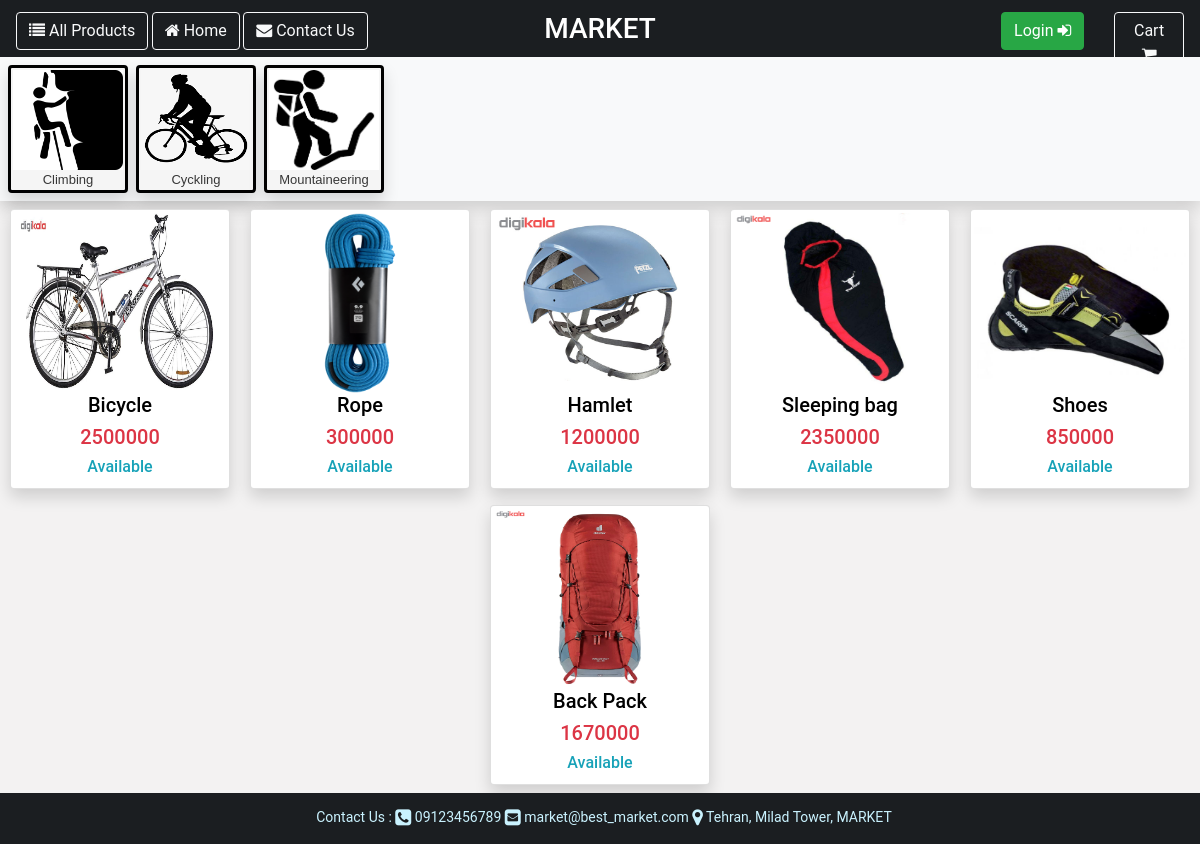
The app's page /product/ with its own data.
### product/models.py (models this page shows, shortened)
class Category(BaseModel):
    name = models.CharField(verbose_name=_('english name'), max_length=30, help_text=_('enter name in english'),
                            null=False, blank=False)
    name_fa = models.CharField(verbose_name=_('farsi name'), max_length=30, help_text=_('enter name in farsi'),
                               null=False, blank=False)
    ref_category = models.ForeignKey('self', verbose_name=_('parent category'), help_text=_('specify parent category'),
                                     null=True, blank=True, on_delete=models.SET_NULL)
    image = models.FileField(verbose_name=_('category image'), help_text=_('upload image of category'), null=True,
                             blank=True, upload_to='product/category/images/')
    level = models.IntegerField(verbose_name=_('category level'), help_text=_('specify level of self relation'),
                                null=True, blank=True, default=0, editable=False)

class Product(BaseModel):
    name = models.CharField(verbose_name=_('english name'), max_length=50, help_text=_('enter name in english'),
                            null=False, blank=False)
    name_fa = models.CharField(verbose_name=_('farsi name'), max_length=50, help_text=_('enter name in farsi'),
                               null=False, blank=False)
    company_brand = models.CharField(verbose_name=_('english company brand'), max_length=30,
                                     help_text='enter company brand name in english', null=False, blank=False)
    company_brand_fa = models.CharField(verbose_name=_('farsi company brand'), max_length=30,
                                        help_text='enter company brand name in farsi', null=False, blank=False)
    category = models.ForeignKey(Category, verbose_name=_('category'), help_text=_('specify category'),
                                 on_delete=models.RESTRICT, null=False, blank=False)
    discount = models.ForeignKey(Discount, verbose_name=_('discount'), help_text=_('specify discount'),
                                 null=False, blank=False, on_delete=models.SET(0))
    price = models.IntegerField(verbose_name=_('price'), help_text=_('enter price'), null=False, blank=False)
    inventory = models.IntegerField(verbose_name=_('inventory'), help_text=_('specify product inventory'),
                                    null=False, blank=False)
    image = models.FileField(verbose_name=_('product image'), help_text=_('upload image of product'), null=True,
                             blank=True, upload_to='product/images/')
    specifications = models.CharField(verbose_name=_('english product specifications'), null=True, blank=True,
                                      help_text=_('enter product specifications in english'), max_length=100)
    specifications_fa = models.CharField(verbose_name=_('farsi product specifications'), null=True, blank=True,
                                         help_text=_('enter product specifications in farsi'), max_length=100)
    def inventory_status(self):
        if self.inventory > 0:
            status = _('Available')
        else:
            status = _('Unavailable')
        return status

### product/views.py (the view)
# urls.py: path('', ProductIndexView.as_view(), name='product_index'),
class ProductIndexView(generic.TemplateView):
    template_name = 'product/index.html'
    extra_context = {
        'products': Product.objects.all(),
        'category': Category.objects.all().filter(ref_category=None),
    }
    paginate_by = 3

### templates/product/index.html (shortened to what this page needs)
{% extends "base.html" %}
{% load i18n %}
{% load static %}
{% block content %}
    <div class="container-fluid bg-light shadow">
        <div class="row" style="font-size: 13px">
            {% for cat in category %}
                {% include 'product/category_panel.html' with category=cat %}
            {% endfor %}
        </div>
    </div>
    <div class="container-fluid text-left">
        <div class="row">
            {% for product in products %}
                {% include 'product/card.html' with product_card=product %}
            {% endfor %}
        </div>
    </div>
{% endblock %}

### templates/product/category_panel.html
<div class="card category_card_view text-center ml-2 mt-2 mb-2 shadow" style="width: 120px; border:solid black;
 padding: 2px; background-color: whitesmoke; color: #373737; height: 128px" >
    <a href="/product/category/{{ category.id }}"><img src="/static/{{ category.image }}" alt="category image"
                                                       width="100%" height="100px" ></a>
    <p style="font-family: Verdana, sans-serif">{{ category.name }}</p>
</div>

### templates/product/card.html
{% load i18n %}
<div class="card product_card_view text-center ml-auto mr-auto m-2  bg-white shadow" style="width: 220px;
 padding: 3px; height: 280px; overflow-y: revert " >
    <a href="/product/{{ product_card.id }}"><img src="/static/{{ product_card.image }}" alt="product image"
                                                  width="100%" style="border-radius: 5px; height:180px "></a>
    <h5>{{ product_card.name }}</h5>
    <h5 class="text-center text-danger">{{ product_card.price }}</h5>
    <h6 class="text-info">{{ product_card.inventory_status }}</h6>
</div>

### static/shared/css/base.css (style rules this page uses)
html, body { height: 100%; }
body { margin: auto; padding: 10px; font-size: 14px; font-family: "Roboto","Lucida Grande","DejaVu Sans","Bitstream Vera Sans",Verdana,Arial,sans-serif; color: black; background: lightsteelblue; }

### records on screen
Category: image (picture), name "Climbing"
Category: image (picture), name "Cyckling"
Category: image (picture), name "Mountaineering"
Product: image (picture), name "Bicycle", price "2500000", inventory_status "Available"
Product: image (picture), name "Rope", price "300000", inventory_status "Available"
Product: image (picture), name "Hamlet", price "1200000", inventory_status "Available"
Product: image (picture), name "Sleeping bag", price "2350000", inventory_status "Available"
Product: image (picture), name "Shoes", price "850000", inventory_status "Available"
Product: image (picture), name "Back Pack", price "1670000", inventory_status "Available"
